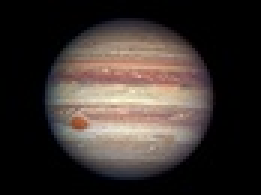
#> input picture practica/pics/jupiter.jpg, 87 x 65 px, shrunk from 320 x 240 before the run, given in place of letter_p.png, which was not available (shown 3 times larger)
$ jupyter execute --allow-errors numpy_opdracht1.ipynb   (text cells are left out)
#> lines starting #> are read from the running program, lines starting #| are printed output that depends on the picture; pictures that were not available may be replaced by others from this repository, and a replacement may not be noted
[cell 1]
import cv2
import numpy as np
import pandas as pd
import matplotlib.pyplot as plt
from PIL import Image
from scipy import ndimage

[cell 2]
pImg = cv2.imread("../../pics/letter_p.png")
#> pImg is the input picture: shape (65, 87, 3); mean B, G, R 46.6, 50.5, 58.8

# Maak een raster voor 4 images
fig, axs = plt.subplots(2, 2, sharey=True)

axs[0][0].imshow(pImg)

# Spiegel over de verticale as
qImg = np.flip(pImg, axis=1)
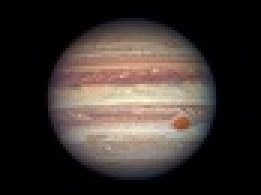
#> qImg: shape (65, 87, 3) (shown 3 times larger); mean B, G, R 46.6, 50.5, 58.8
axs[0][1].imshow(qImg)


# de eerst image gespiegeld over de horizontale as
bImg = np.flip(pImg, axis=0)
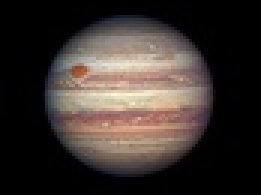
#> bImg: shape (65, 87, 3) (shown 3 times larger); mean B, G, R 46.6, 50.5, 58.8
axs[1][0].imshow(bImg)

# de tweede image gespiegeld over de horizontale as
dImg = np.flip(qImg, axis=0)
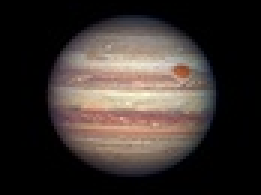
#> dImg: shape (65, 87, 3) (shown 3 times larger); mean B, G, R 46.6, 50.5, 58.8
axs[1][1].imshow(dImg)
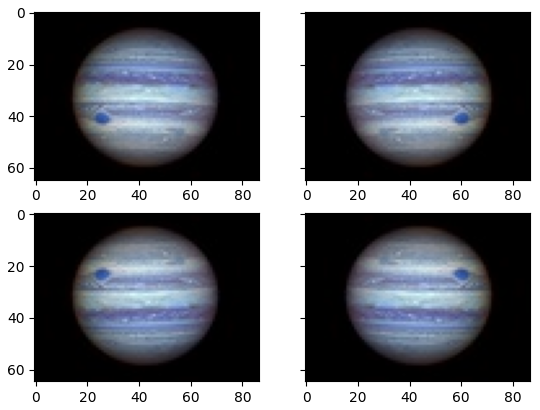
#> figure drawn by matplotlib, 4 panels; B, G, R data is drawn as R, G, B

[cell 3]
filename = "../../csv/planets.csv"

[cell 4]
from csv import DictReader

#> (the rest of this cell did not finish here and is left out)

#> (a cell that did not finish here is left out)

[cell 6]
img = Image.open('../../pics/earth.jpg')
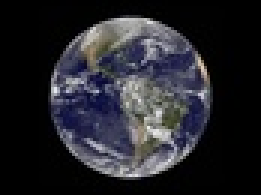
#> input picture practica/pics/earth.jpg, 87 x 65 px, shrunk from 320 x 240 before the run (shown 3 times larger)
#> img is the input picture: PIL image 87x65 RGB; mean R, G, B 36.9, 37, 42.8
type(img)
img.show()

#> (a cell that did not finish here is left out)

[cell 8]
array = np.array(img)
type(array)
scaleFactor = 2
scaleArray = ndimage.zoom(array, (scaleFactor, scaleFactor, 1))
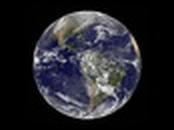
#> scaleArray: shape (130, 174, 3); mean R, G, B 37.4, 37.5, 43.4
imgScaled = Image.fromarray(scaleArray)
imgScaled.show()
